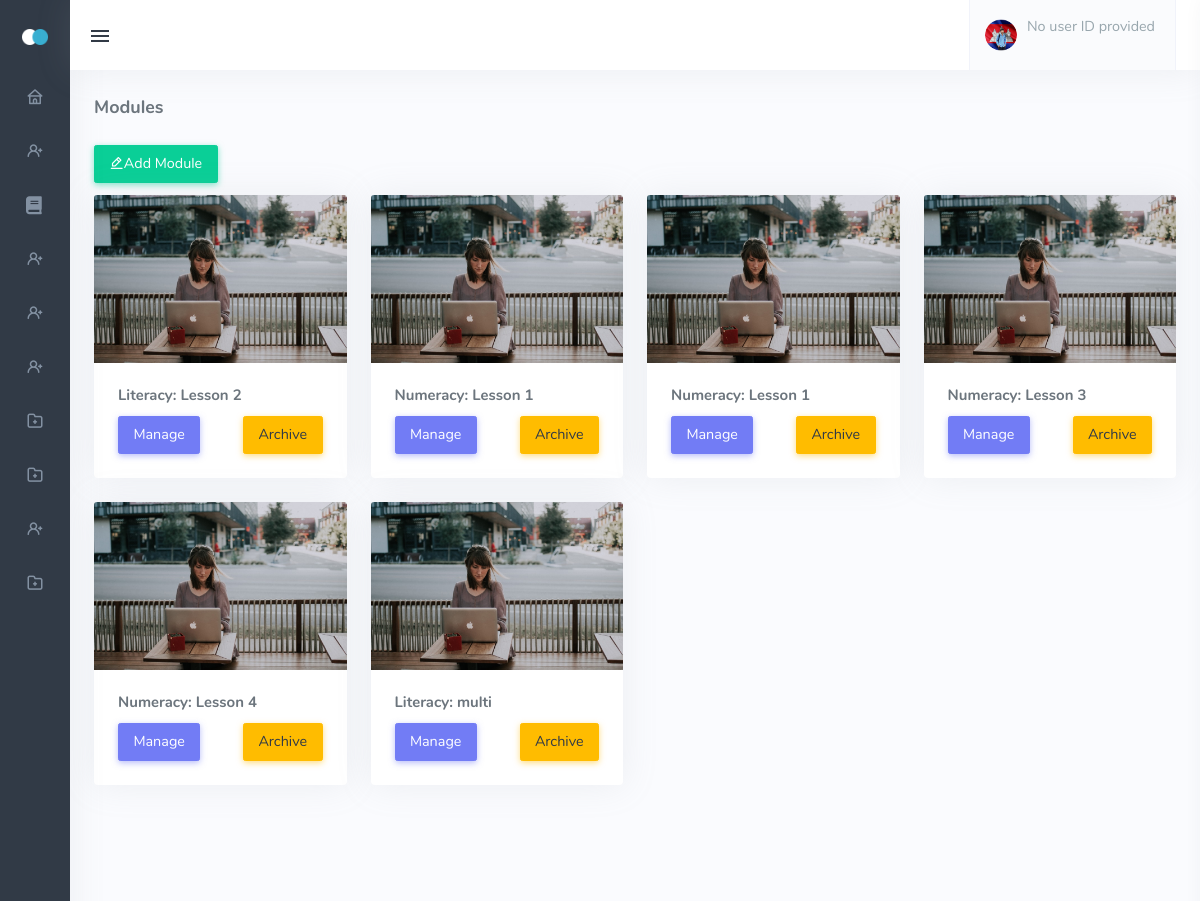
Screenshot of /admin_manage_lesson.php with the database file from the repository.
### tables this page shows
CREATE TABLE `tbl_lesson_files` (
  `lesson_files_id` int(11) NOT NULL,
  `lesson_id` int(11) NOT NULL,
  `lesson` text NOT NULL,
  `added_by` int(11) NOT NULL,
  `status` int(11) NOT NULL
);

CREATE TABLE `tbl_lesson` (
  `lesson_id` int(11) NOT NULL,
  `name` varchar(244) NOT NULL,
  `objective` text NOT NULL,
  `level` varchar(244) NOT NULL,
  `type` varchar(244) NOT NULL,
  `added_by` int(11) NOT NULL
);

### admin_manage_lesson.php (the view, shortened to what this page needs)
<!DOCTYPE html>
<html lang="en" class="menuitem-active">
<head>
    <link href="assets/css/icons.min.css" rel="stylesheet" type="text/css">
    <link href="assets/css/app.min.css" rel="stylesheet" type="text/css" id="light-style">
    <link href="assets/css/app-dark.min.css" rel="stylesheet" type="text/css" id="dark-style" disabled="disabled">
    <link rel="stylesheet" href="https://cdnjs.cloudflare.com/ajax/libs/font-awesome/5.15.3/css/all.min.css">
    <link href="assets/css/vendor/quill.core.css" rel="stylesheet" type="text/css" />
    <link href="assets/css/vendor/quill.snow.css" rel="stylesheet" type="text/css" />
</head>
<body class="show"
    data-layout-config="{&quot;leftSideBarTheme&quot;:&quot;dark&quot;,&quot;layoutBoxed&quot;:false, &quot;leftSidebarCondensed&quot;:false, &quot;leftSidebarScrollable&quot;:false,&quot;darkMode&quot;:false, &quot;showRightSidebarOnStart&quot;: true}"
    data-leftbar-theme="dark" data-leftbar-compact-mode="condensed" style="visibility: visible;">
    <div class="wrapper">
        <div class="leftside-menu menuitem-active">
            <a href="index.html" class="logo text-center logo-light">
                <span class="logo-sm">
                    <img src="assets/images/logo_sm.png" alt="" height="16">
                </span>
            </a>
            <div class="h-100 show" id="leftside-menu-container" data-simplebar="init">
                <div class="simplebar-wrapper" style="margin: 0px;">
                    <div class="simplebar-mask">
                        <div class="simplebar-offset" style="right: 0px; bottom: 0px;">
                            <div class="simplebar-content-wrapper" style="height: 100%; overflow: hidden;">
                                <div class="simplebar-content" style="padding: 0px;">
                                    <ul class="side-nav">
<li class="side-nav-item">
    <a href="admin_dashboard.php" class="side-nav-link">
        <i class="uil-home"></i>
    </a>
</li>
<li class="side-nav-item">
    <a data-bs-toggle="collapse" href="#sidebarDashboards" aria-expanded="false"
        aria-controls="sidebarDashboards" class="side-nav-link collapsed">
        <i class="uil-user-plus"></i>
    </a>
</li>
<li class="side-nav-item">
    <a href="admin_manage_lesson.php" class="side-nav-link">
        <i class="fa fa-book"></i>
    </a>
</li>
<li class="side-nav-item">
    <a data-bs-toggle="collapse" href="#sidebarDashboardsLessons"
        aria-expanded="false" aria-controls="sidebarDashboards"
        class="side-nav-link collapsed">
        <i class="uil-user-plus"></i>
    </a>
</li>
<li class="side-nav-item">
    <a data-bs-toggle="collapse" href="#sidebarquiz"
        aria-expanded="false" aria-controls="sidebarquiz"
        class="side-nav-link collapsed">
        <i class="uil-user-plus"></i>
    </a>
</li>
<li class="side-nav-item">
    <a href="admin_assign_lesson_to_teacher.php " class="side-nav-link">
        <i class="uil-user-plus"></i>
    </a>
</li>
<li class="side-nav-item">
    <a data-bs-toggle="collapse" href="#sidebarclass" aria-expanded="false"
        aria-controls="sidebarclass" class="side-nav-link">
        <i class="uil-folder-plus"></i>
    </a>
</li>
<li class="side-nav-item">
    <a data-bs-toggle="collapse" href="#sidebarArea" aria-expanded="false"
        aria-controls="sidebarArea" class="side-nav-link">
        <i class="uil-folder-plus"></i>
    </a>
</li>
<li class="side-nav-item">
    <a href="#" class="side-nav-link">
        <i class="uil-user-plus"></i>
    </a>
</li>
<li class="side-nav-item">
    <a data-bs-toggle="collapse" href="#sidebarEmail" aria-expanded="false"
        aria-controls="sidebarEmail" class="side-nav-link">
        <i class="uil-folder-plus"></i>
    </a>
</li>
</ul>
                                </div>
                            </div>
                        </div>
                    </div>
                    <div class="simplebar-placeholder" style="width: 70px; height: 1150px;"></div>
                </div>
            </div>
        </div>
        <div class="content-page">
            <div class="content">
                 <div class="navbar-custom">
                    <ul class="list-unstyled topbar-menu float-end mb-0">
                        <li class="dropdown notification-list">
                            <a class="nav-link dropdown-toggle nav-user arrow-none me-0" data-bs-toggle="dropdown"
                                href="#" role="button" aria-haspopup="false" aria-expanded="false">
                                <span class="account-user-avatar">
                                    <img src="assets/images/users/avatar-1.jpg" alt="user-image" class="rounded-circle">
                                </span>
                                <span>
                                    <?php
                                    include 'dbcon.php';
                                    if (isset($_SESSION['user_id'])) {
                                        $user_id = $_SESSION['user_id'];
                                        $sql = "SELECT tbl_userinfo.user_id, tbl_userinfo.firstname, tbl_userinfo.middlename, tbl_userinfo.lastname, tbl_user_level.level
                                                    FROM tbl_admin
                                                    JOIN tbl_userinfo ON tbl_admin.user_id = tbl_userinfo.user_id
                                                    JOIN tbl_user_level ON tbl_admin.level_id = tbl_user_level.level_id
                                                    WHERE tbl_user_level.level = 'ADMIN' AND tbl_userinfo.user_id = '$user_id'
                                                    LIMIT 1;";
                                        $result = mysqli_query($conn, $sql);
                                        if ($result && mysqli_num_rows($result) > 0) {
                                            $row = mysqli_fetch_assoc($result);
                                            ?>
                                            <span class="account-user-name"><?php echo $row['firstname'] . ' ' . $row['lastname'] . ' ' . $row['lastname']; ?></span>
                                            <span class="account-position"><?php echo $row['level']; ?></span>
                                            <?php
                                        } else {
                                            echo "No records found in tbl_admin";
                                        }
                                    } else {
                                        echo "No user ID provided";
                                    }
                                    ?>
                                </span>
                            </a>
                        </li>
                    </ul>
                    <button class="button-menu-mobile open-left">
                        <i class="mdi mdi-menu"></i>
                    </button>
                </div>
                <div class="container-fluid">
                    <div class="row">
                        <div class="col-12">
                            <div class="page-title-box">
                                <h4 class="page-title">Modules</h4>
                            </div>
                        </div>
                    </div>
                    <div class="row">
                        <div class="col-sm-12">
                            <a href="admin_manage_lesson_add_lesson.php" style="position: relative; display: inline-block;">
                                <button type="button" class="btn btn-success mb-2" id="add-lesson-btn"><i
                                        class="uil-edit-alt"></i>Add Module</button>
                            </a>
                        </div>
                    </div>
                </div>
   <div class="container">
    <div class="row">
        <?php
        include 'dbcon.php';
        $sql = "SELECT tbl_lesson.lesson_id, tbl_lesson.name, tbl_lesson.level, tbl_lesson.type, tbl_lesson_files.lesson, tbl_lesson_files.status
        FROM tbl_lesson
        LEFT JOIN tbl_lesson_files ON tbl_lesson.lesson_id = tbl_lesson_files.lesson_id
        WHERE tbl_lesson_files.lesson_files_id = tbl_lesson.lesson_id AND tbl_lesson_files.status = 1";
        $result = mysqli_query($conn, $sql);
        if ($result && mysqli_num_rows($result) > 0) {
            while ($row = mysqli_fetch_assoc($result)) {
                ?>
                <div class="col-md-6 col-lg-3">
                    <div class="card d-block">
                        <img class="card-img-top" src="assets/images/small/small-1.jpg" alt="Card image cap">
                        <div class="card-body">
                            <?php if ($row['type'] == 'Literacy') { ?>
                                <h5 class="card-title">Literacy: <?php echo $row['name']; ?></h5>
                            <?php } else { ?>
                                <h5 class="card-title">Numeracy: <?php echo $row['name']; ?></h5>
                            <?php } ?>
                            <div class="d-flex justify-content-between gap-1">
                                <a class="btn btn-primary" href="#">Manage</a>
                                <a class="btn btn-warning" href="#">Archive</a>
                            </div>
                        </div>
                    </div>
                </div>
                <?php
            }
        }
        ?>
    </div>
</div>
        </div>
</body>
</html>

### rows the page displays
tbl_lesson_files: lesson.name "Lesson 2"
tbl_lesson_files: lesson.name "Lesson 1"
tbl_lesson_files: lesson.name "Lesson 1"
tbl_lesson_files: lesson.name "Lesson 3"
tbl_lesson_files: lesson.name "Lesson 4"
tbl_lesson_files: lesson.name "multi"
